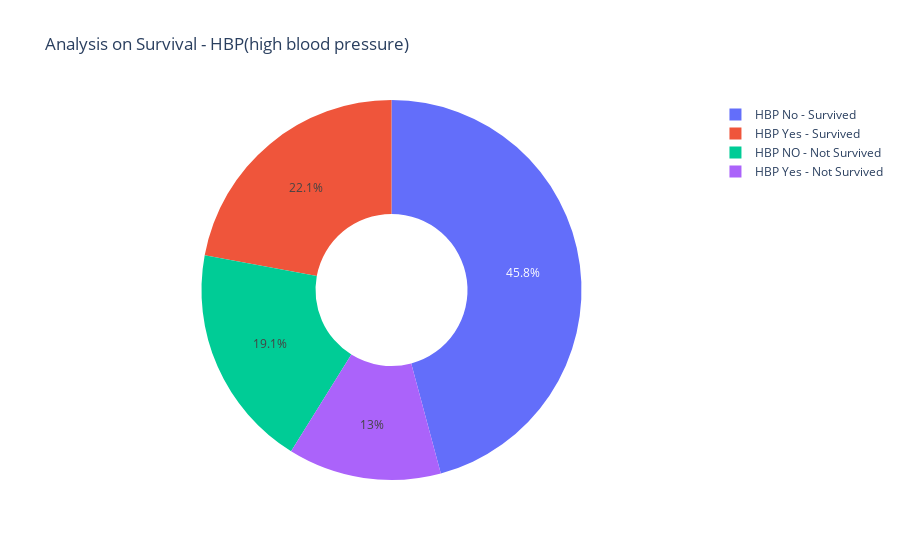

Notebook source saved alongside this figure:
### Code cell
hbp_yes_survi = hbp_yes[heart_data["DEATH_EVENT"]==0]
hbp_yes_not_survi = hbp_yes[heart_data["DEATH_EVENT"]==1]
hbp_no_survi = hbp_no[heart_data["DEATH_EVENT"]==0]
hbp_no_not_survi = hbp_no[heart_data["DEATH_EVENT"]==1]

labels = ['HBP Yes - Survived','HBP Yes - Not Survived', 'HBP No - Survived', 'HBP NO - Not Survived']
values = [len(hbp_yes[heart_data["DEATH_EVENT"]==0]),len(hbp_yes[heart_data["DEATH_EVENT"]==1]),
         len(hbp_no[heart_data["DEATH_EVENT"]==0]),len(hbp_no[heart_data["DEATH_EVENT"]==1])]
fig = go.Figure(data=[go.Pie(labels=labels, values=values, hole=.4)])
fig.update_layout(
    title_text="Analysis on Survival - HBP(high blood pressure)")
fig.show()

### Figure 1 — Plotly figure (JSON) as saved in the notebook; plotly's stock layout.template omitted (floating-point values rounded to 4 significant figures)
{"data": [{"hole": 0.4, "labels": ["HBP Yes - Survived", "HBP Yes - Not Survived", "HBP No - Survived", "HBP NO - Not Survived"], "type": "pie", "values": [66, 39, 137, 57]}], "layout": {"title": {"text": "Analysis on Survival - HBP(high blood pressure)"}}}
